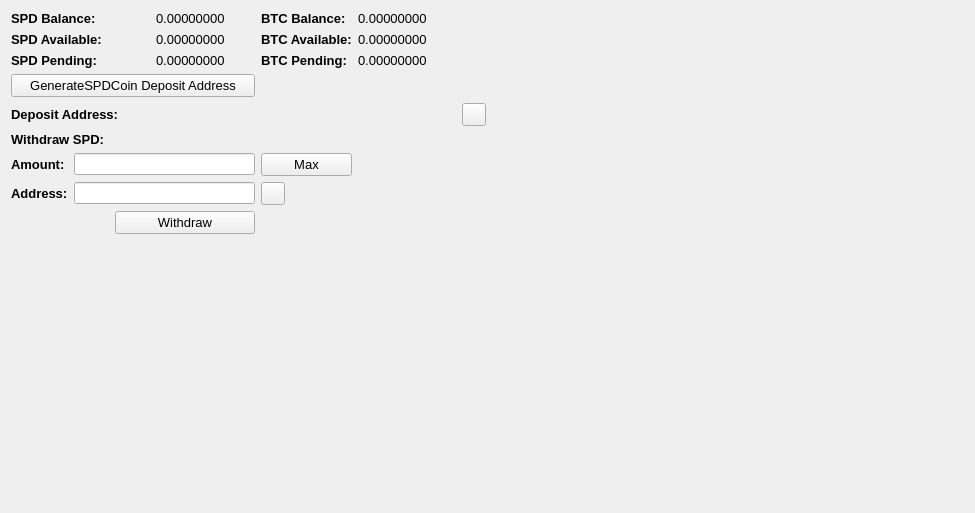
     <widget class="QWidget" name="BalanceTab">
      <attribute name="title">
       <string>Balance</string>
      </attribute>
      <layout class="QGridLayout" name="gridLayout_2">
       <item row="0" column="0" colspan="2">
        <widget class="QLabel" name="label_11">
         <property name="font">
          <font>
           <pointsize>10</pointsize>
           <weight>75</weight>
           <bold>true</bold>
          </font>
         </property>
         <property name="text">
          <string>SPD Balance:</string>
         </property>
        </widget>
       </item>
       <item row="0" column="3">
        <widget class="QLabel" name="TXBalanceLabel">
         <property name="font">
          <font>
           <pointsize>10</pointsize>
          </font>
         </property>
         <property name="text">
          <string>0.00000000</string>
         </property>
         <property name="textInteractionFlags">
          <set>Qt::LinksAccessibleByMouse|Qt::TextSelectableByMouse</set>
         </property>
        </widget>
       </item>
       <item row="0" column="4">
        <widget class="QLabel" name="label_12">
         <property name="font">
          <font>
           <pointsize>10</pointsize>
           <weight>75</weight>
           <bold>true</bold>
          </font>
         </property>
         <property name="text">
          <string>BTC Balance:</string>
         </property>
        </widget>
       </item>
       <item row="0" column="5">
        <widget class="QLabel" name="BitcoinBalanceLabel">
         <property name="font">
          <font>
           <pointsize>10</pointsize>
          </font>
         </property>
         <property name="text">
          <string>0.00000000</string>
         </property>
         <property name="textInteractionFlags">
          <set>Qt::LinksAccessibleByMouse|Qt::TextSelectableByMouse</set>
         </property>
        </widget>
       </item>
       <item row="0" column="7" rowspan="10">
        <spacer name="horizontalSpacer_4">
         <property name="orientation">
          <enum>Qt::Horizontal</enum>
         </property>
         <property name="sizeHint" stdset="0">
          <size>
           <width>478</width>
           <height>488</height>
          </size>
         </property>
        </spacer>
       </item>
       <item row="1" column="0" colspan="2">
        <widget class="QLabel" name="label_13">
         <property name="font">
          <font>
           <pointsize>10</pointsize>
           <weight>75</weight>
           <bold>true</bold>
          </font>
         </property>
         <property name="text">
          <string>SPD Available:</string>
         </property>
        </widget>
       </item>
       <item row="1" column="3">
        <widget class="QLabel" name="TXAvailableLabel_2">
         <property name="font">
          <font>
           <pointsize>10</pointsize>
          </font>
         </property>
         <property name="text">
          <string>0.00000000</string>
         </property>
         <property name="textInteractionFlags">
          <set>Qt::LinksAccessibleByMouse|Qt::TextSelectableByMouse</set>
         </property>
        </widget>
       </item>
       <item row="1" column="4">
        <widget class="QLabel" name="label_15">
         <property name="font">
          <font>
           <pointsize>10</pointsize>
           <weight>75</weight>
           <bold>true</bold>
          </font>
         </property>
         <property name="text">
          <string>BTC Available:</string>
         </property>
        </widget>
       </item>
       <item row="1" column="5">
        <widget class="QLabel" name="BitcoinAvailableLabel">
         <property name="font">
          <font>
           <pointsize>10</pointsize>
          </font>
         </property>
         <property name="text">
          <string>0.00000000</string>
         </property>
         <property name="textInteractionFlags">
          <set>Qt::LinksAccessibleByMouse|Qt::TextSelectableByMouse</set>
         </property>
        </widget>
       </item>
       <item row="2" column="0" colspan="2">
        <widget class="QLabel" name="label_14">
         <property name="font">
          <font>
           <pointsize>10</pointsize>
           <weight>75</weight>
           <bold>true</bold>
          </font>
         </property>
         <property name="text">
          <string>SPD Pending:</string>
         </property>
        </widget>
       </item>
       <item row="2" column="3">
        <widget class="QLabel" name="TXPendingLabel">
         <property name="font">
          <font>
           <pointsize>10</pointsize>
          </font>
         </property>
         <property name="text">
          <string>0.00000000</string>
         </property>
         <property name="textInteractionFlags">
          <set>Qt::LinksAccessibleByMouse|Qt::TextSelectableByMouse</set>
         </property>
        </widget>
       </item>
       <item row="2" column="4">
        <widget class="QLabel" name="label_31">
         <property name="font">
          <font>
           <pointsize>10</pointsize>
           <weight>75</weight>
           <bold>true</bold>
          </font>
         </property>
         <property name="text">
          <string>BTC Pending:</string>
         </property>
        </widget>
       </item>
       <item row="2" column="5">
        <widget class="QLabel" name="BitcoinPendingLabel">
         <property name="font">
          <font>
           <pointsize>10</pointsize>
          </font>
         </property>
         <property name="text">
          <string>0.00000000</string>
         </property>
         <property name="textInteractionFlags">
          <set>Qt::LinksAccessibleByMouse|Qt::TextSelectableByMouse</set>
         </property>
        </widget>
       </item>
       <item row="3" column="0" colspan="4">
        <widget class="QPushButton" name="GenDepositBTN">
         <property name="font">
          <font>
           <pointsize>10</pointsize>
          </font>
         </property>
         <property name="text">
          <string>GenerateSPDCoin Deposit Address</string>
         </property>
        </widget>
       </item>
       <item row="4" column="0" colspan="3">
        <widget class="QLabel" name="label_33">
         <property name="font">
          <font>
           <pointsize>10</pointsize>
           <weight>75</weight>
           <bold>true</bold>
          </font>
         </property>
         <property name="text">
          <string>Deposit Address:</string>
         </property>
        </widget>
       </item>
       <item row="4" column="3" colspan="3">
        <widget class="QLabel" name="DepositAddressLabel">
         <property name="minimumSize">
          <size>
           <width>300</width>
           <height>0</height>
          </size>
         </property>
         <property name="palette">
          <palette>
           <active>
            <colorrole role="WindowText">
             <brush brushstyle="SolidPattern">
              <color alpha="255">
               <red>0</red>
               <green>0</green>
               <blue>0</blue>
              </color>
             </brush>
            </colorrole>
            <colorrole role="Text">
             <brush brushstyle="SolidPattern">
              <color alpha="255">
               <red>0</red>
               <green>0</green>
               <blue>255</blue>
              </color>
             </brush>
            </colorrole>
           </active>
           <inactive>
            <colorrole role="WindowText">
             <brush brushstyle="SolidPattern">
              <color alpha="255">
               <red>0</red>
               <green>0</green>
               <blue>0</blue>
              </color>
             </brush>
            </colorrole>
            <colorrole role="Text">
             <brush brushstyle="SolidPattern">
              <color alpha="255">
               <red>0</red>
               <green>0</green>
               <blue>255</blue>
              </color>
             </brush>
            </colorrole>
           </inactive>
           <disabled>
            <colorrole role="WindowText">
             <brush brushstyle="SolidPattern">
              <color alpha="255">
               <red>120</red>
               <green>120</green>
               <blue>120</blue>
              </color>
             </brush>
            </colorrole>
            <colorrole role="Text">
             <brush brushstyle="SolidPattern">
              <color alpha="255">
               <red>120</red>
               <green>120</green>
               <blue>120</blue>
              </color>
             </brush>
            </colorrole>
           </disabled>
          </palette>
         </property>
         <property name="font">
          <font>
           <pointsize>10</pointsize>
           <weight>75</weight>
           <bold>true</bold>
          </font>
         </property>
         <property name="text">
          <string/>
         </property>
         <property name="alignment">
          <set>Qt::AlignRight|Qt::AlignTrailing|Qt::AlignVCenter</set>
         </property>
         <property name="textInteractionFlags">
          <set>Qt::LinksAccessibleByMouse|Qt::TextSelectableByKeyboard|Qt::TextSelectableByMouse</set>
         </property>
        </widget>
       </item>
       <item row="4" column="6">
        <widget class="QToolButton" name="DepositCopyButton">
         <property name="toolTip">
          <string>Copy to clipboard</string>
         </property>
         <property name="text">
          <string/>
         </property>
         <property name="icon">
          <iconset resource="../bitcoin.qrc">
           <normaloff>:/icons/editcopy</normaloff>:/icons/editcopy</iconset>
         </property>
         <property name="shortcut">
          <string>Alt+P</string>
         </property>
        </widget>
       </item>
       <item row="5" column="0" colspan="2">
        <widget class="QLabel" name="label_34">
         <property name="font">
          <font>
           <pointsize>10</pointsize>
           <weight>75</weight>
           <bold>true</bold>
          </font>
         </property>
         <property name="text">
          <string>Withdraw SPD:</string>
         </property>
        </widget>
       </item>
       <item row="6" column="0">
        <widget class="QLabel" name="label_26">
         <property name="font">
          <font>
           <pointsize>10</pointsize>
           <weight>75</weight>
           <bold>true</bold>
          </font>
         </property>
         <property name="text">
          <string>Amount:</string>
         </property>
        </widget>
       </item>
       <item row="6" column="1" colspan="3">
        <widget class="QLineEdit" name="WithdrawUnitsInput">
         <property name="font">
          <font>
           <pointsize>9</pointsize>
           <weight>75</weight>
           <bold>true</bold>
          </font>
         </property>
         <property name="text">
          <string/>
         </property>
        </widget>
       </item>
       <item row="6" column="4">
        <widget class="QPushButton" name="Withdraw_Max_Amount">
         <property name="font">
          <font>
           <pointsize>10</pointsize>
          </font>
         </property>
         <property name="text">
          <string>Max</string>
         </property>
        </widget>
       </item>
       <item row="7" column="0">
        <widget class="QLabel" name="label_10">
         <property name="font">
          <font>
           <pointsize>10</pointsize>
           <weight>75</weight>
           <bold>true</bold>
          </font>
         </property>
         <property name="text">
          <string>Address:</string>
         </property>
        </widget>
       </item>
       <item row="7" column="1" colspan="3">
        <widget class="QLineEdit" name="WithdrawAddress">
         <property name="font">
          <font>
           <pointsize>9</pointsize>
           <weight>75</weight>
           <bold>true</bold>
          </font>
         </property>
        </widget>
       </item>
       <item row="7" column="4">
        <widget class="QToolButton" name="WithdrawPasteButton">
         <property name="toolTip">
          <string>Paste from clipboard</string>
         </property>
         <property name="text">
          <string/>
         </property>
         <property name="icon">
          <iconset resource="../bitcoin.qrc">
           <normaloff>:/icons/editpaste</normaloff>:/icons/editpaste</iconset>
         </property>
         <property name="shortcut">
          <string>Alt+P</string>
         </property>
        </widget>
       </item>
       <item row="8" column="2" colspan="2">
        <widget class="QPushButton" name="WithdrawUnitsBtn">
         <property name="font">
          <font>
           <pointsize>10</pointsize>
          </font>
         </property>
         <property name="text">
          <string>Withdraw</string>
         </property>
        </widget>
       </item>
       <item row="9" column="0" colspan="6">
        <spacer name="verticalSpacer">
         <property name="orientation">
          <enum>Qt::Vertical</enum>
         </property>
         <property name="sizeHint" stdset="0">
          <size>
           <width>428</width>
           <height>262</height>
          </size>
         </property>
        </spacer>
       </item>
      </layout>
      <zorder>label_31</zorder>
      <zorder>label_15</zorder>
      <zorder>label_12</zorder>
      <zorder>label_14</zorder>
      <zorder>label_13</zorder>
      <zorder>label_11</zorder>
      <zorder>BitcoinBalanceLabel</zorder>
      <zorder>TXBalanceLabel</zorder>
      <zorder>TXAvailableLabel_2</zorder>
      <zorder>TXPendingLabel</zorder>
      <zorder>BitcoinAvailableLabel</zorder>
      <zorder>BitcoinPendingLabel</zorder>
      <zorder>label_33</zorder>
      <zorder>GenDepositBTN</zorder>
      <zorder>DepositAddressLabel</zorder>
      <zorder>Withdraw_Max_Amount</zorder>
      <zorder>label_34</zorder>
      <zorder>WithdrawUnitsInput</zorder>
      <zorder>label_10</zorder>
      <zorder>label_26</zorder>
      <zorder>WithdrawAddress</zorder>
      <zorder>WithdrawUnitsBtn</zorder>
      <zorder>horizontalSpacer_4</zorder>
      <zorder>verticalSpacer</zorder>
      <zorder>WithdrawPasteButton</zorder>
      <zorder>DepositCopyButton</zorder>
     </widget>
